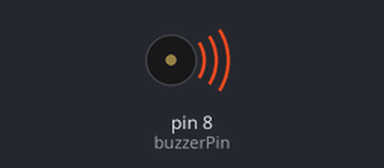
Bench run of a sketch on a simulated Arduino Uno, built with avr-gcc and run on an emulated ATmega328P. On the bench: buzzer (waves = sounding).

Above: at 0.5 s.
Timing chart, 0 to 4.6 s (numbered marks = the images above):
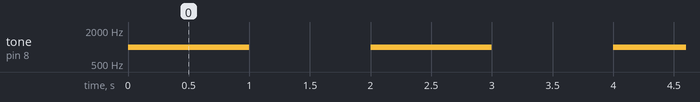

Measured:
- by itself, tone on pin 8 (buzzerPin): alternates 1000 Hz for 1.0 s and silent for 1.0 s

The sketch:

Project_16_Tone_Generator.ino
```cpp
// Project 16: Tone Generator
// Creates simple tones with a piezo buzzer.

int buzzerPin = 8;

void setup() {
  // No setup needed
}

void loop() {
  tone(buzzerPin, 1000); // Send 1KHz sound signal...
  delay(1000);        // ...for 1 second
  noTone(buzzerPin);    // Stop sound...
  delay(1000);        // ...for 1 second
}
```
